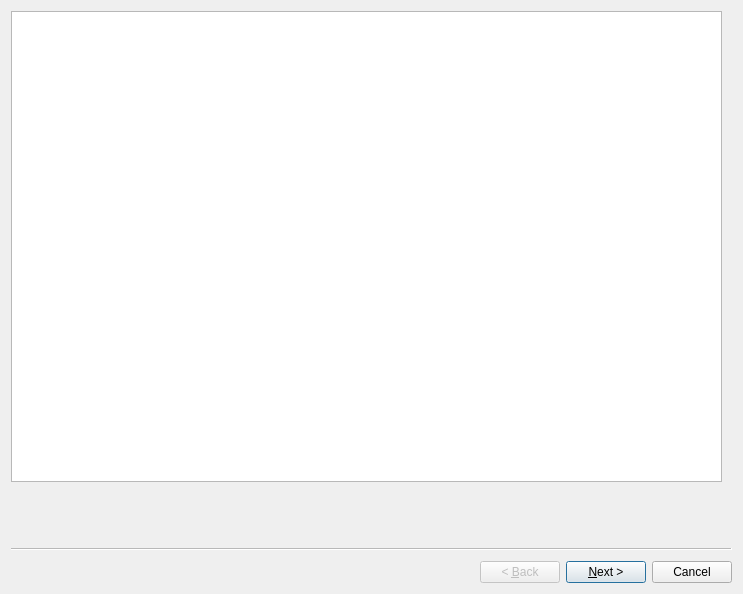
<?xml version="1.0" encoding="UTF-8"?>
<ui version="4.0">
 <class>RunScriptWizard</class>
 <widget class="QWizard" name="RunScriptWizard">
  <property name="geometry">
   <rect>
    <x>0</x>
    <y>0</y>
    <width>743</width>
    <height>594</height>
   </rect>
  </property>
  <property name="windowTitle">
   <string>Wizard</string>
  </property>
  <widget class="QWizardPage" name="wizardPage1">
   <widget class="QWidget" name="verticalLayoutWidget">
    <property name="geometry">
     <rect>
      <x>0</x>
      <y>0</y>
      <width>711</width>
      <height>471</height>
     </rect>
    </property>
    <layout class="QVBoxLayout" name="verticalLayout">
     <item>
      <widget class="QListWidget" name="listAvailableScripts"/>
     </item>
    </layout>
   </widget>
  </widget>
  <widget class="QWizardPage" name="wizardPage2">
   <widget class="QWidget" name="verticalLayoutWidget_2">
    <property name="geometry">
     <rect>
      <x>0</x>
      <y>0</y>
      <width>711</width>
      <height>461</height>
     </rect>
    </property>
    <layout class="QVBoxLayout" name="verticalLayout_2">
     <item>
      <widget class="QTextEdit" name="textEditResult"/>
     </item>
    </layout>
   </widget>
  </widget>
 </widget>
 <resources/>
 <connections/>
</ui>
